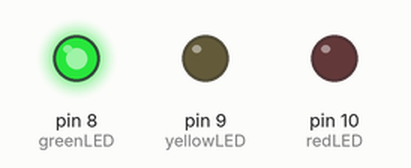
Bench run of a sketch on a simulated Arduino Uno, built with avr-gcc and run on an emulated ATmega328P. Parts: output pins drawn as LEDs (lit = HIGH).

Above: at 5.0 s.
At 11.5 s:
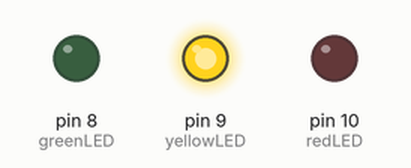
At 18.0 s:
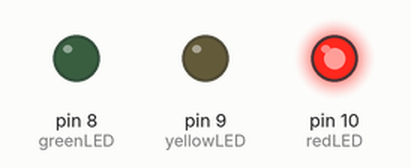
Timing chart, 0 to 29.9 s (numbered marks = the images above):
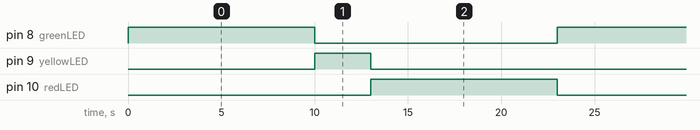

Measured:
- by itself, pin 8 (greenLED), pin 10 (redLED): alternates HIGH for 10.0 s and LOW for 13.0 s
- by itself, pin 9 (yellowLED): alternates HIGH for 3.0 s and LOW for 20.0 s
- by itself, everything shown: repeats every 23.0 s, in 4 steps

The sketch:

4-Traffic_Light.ino
```cpp
// ChatGPT 4.0 @ 2024/3/2
// 請以Arduino 設計一個由三個LED模擬交通號誌紅黃綠是否點亮的程式碼，紅燈及綠燈分別點亮10秒，中間的黃燈點亮三秒
// 需定義LED連接的Arduino板上的腳位
const int redLED = 10;    // 紅色LED連接到數位腳位10
const int yellowLED = 9;  // 黃色LED連接到數位腳位9
const int greenLED = 8;   // 綠色LED連接到數位腳位8

void setup() {
  // 初始化每個腳位為輸出模式
  pinMode(redLED, OUTPUT);
  pinMode(yellowLED, OUTPUT);
  pinMode(greenLED, OUTPUT);
}

void loop() {
  // 綠燈亮起10秒
  digitalWrite(greenLED, HIGH);
  delay(10000); // 10000毫秒 = 10秒

  // 綠燈熄滅
  digitalWrite(greenLED, LOW);

  // 黃燈亮起3秒
  digitalWrite(yellowLED, HIGH);
  delay(3000); // 3000毫秒 = 3秒

  // 黃燈熄滅
  digitalWrite(yellowLED, LOW);

  // 紅燈亮起10秒
  digitalWrite(redLED, HIGH);
  delay(10000); // 10000毫秒 = 10秒

  // 紅燈熄滅，然後循環重新開始
  digitalWrite(redLED, LOW);
}
```
